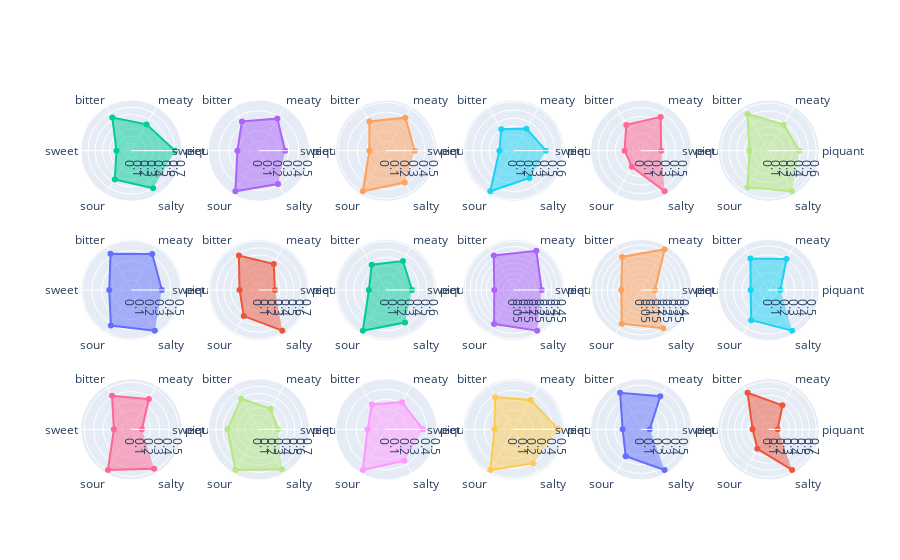

Notebook code for this chart:
### Code cell
# initial work on cuisines/flavors, partition by continent/country?
specs_list = []
for i in range (0,3):
    specs_list.append([])
    for j in range(0,6):
        specs_list[i].append({"type":"polar"})
fig1 = make_subplots(rows=3,cols=6,specs=specs_list)
cus_idx=0
for i in range(0,3):
    for j in range(0,6):
        fig1.append_trace(go.Scatterpolar(
            r=cuisine_flavor.loc[CUISINES[cus_idx]],
            theta=FLAVORS,
            fill='toself',
            name=CUISINES[cus_idx]
        ),row=(i+1)%3+1,col=j+1)
        print(CUISINES[cus_idx], end=" ")
        cus_idx += 1
fig1.update_layout(
  polar=dict(
    radialaxis=dict(
      visible=True,
      range=[0, 0.7]
    )),
  showlegend=False
)
fig1.show()

### Figure 1 — Plotly figure (JSON) as saved in the notebook; plotly's stock layout.template omitted (floating-point values rounded to 4 significant figures)
{"data": [{"fill": "toself", "name": "American", "r": [0.3086, 0.4216, 0.4225, 0.224, 0.4157, 0.475, 37.79], "subplot": "polar7", "theta": ["piquant", "meaty", "bitter", "sweet", "sour", "salty"], "type": "scatterpolar"}, {"fill": "toself", "name": "Chinese", "r": [0.228, 0.4272, 0.5688, 0.2748, 0.4294, 0.6686, 43.28], "subplot": "polar8", "theta": ["piquant", "meaty", "bitter", "sweet", "sour", "salty"], "type": "scatterpolar"}, {"fill": "toself", "name": "Cuban", "r": [0.3156, 0.4114, 0.358, 0.2132, 0.576, 0.4598, 38.9], "subplot": "polar9", "theta": ["piquant", "meaty", "bitter", "sweet", "sour", "salty"], "type": "scatterpolar"}, {"fill": "toself", "name": "English", "r": [0.2569, 0.4161, 0.3664, 0.1791, 0.3616, 0.4316, 33.53], "subplot": "polar10", "theta": ["piquant", "meaty", "bitter", "sweet", "sour", "salty"], "type": "scatterpolar"}, {"fill": "toself", "name": "French", "r": [0.1222, 0.4156, 0.338, 0.1763, 0.3441, 0.3921, 29.81], "subplot": "polar11", "theta": ["piquant", "meaty", "bitter", "sweet", "sour", "salty"], "type": "scatterpolar"}, {"fill": "toself", "name": "German", "r": [0.1331, 0.4059, 0.412, 0.2034, 0.3949, 0.5312, 34.68], "subplot": "polar12", "theta": ["piquant", "meaty", "bitter", "sweet", "sour", "salty"], "type": "scatterpolar"}, {"fill": "toself", "name": "Greek", "r": [0.1116, 0.3695, 0.4091, 0.1856, 0.4964, 0.4809, 34.22], "subplot": "polar13", "theta": ["piquant", "meaty", "bitter", "sweet", "sour", "salty"], "type": "scatterpolar"}, {"fill": "toself", "name": "Hawaiian", "r": [0.2674, 0.329, 0.4903, 0.435, 0.6529, 0.6401, 46.91], "subplot": "polar14", "theta": ["piquant", "meaty", "bitter", "sweet", "sour", "salty"], "type": "scatterpolar"}, {"fill": "toself", "name": "Hungarian", "r": [0.3641, 0.3117, 0.2855, 0.186, 0.4659, 0.3612, 32.91], "subplot": "polar15", "theta": ["piquant", "meaty", "bitter", "sweet", "sour", "salty"], "type": "scatterpolar"}, {"fill": "toself", "name": "Indian", "r": [0.458, 0.3465, 0.3796, 0.197, 0.48, 0.3996, 37.68], "subplot": "polar16", "theta": ["piquant", "meaty", "bitter", "sweet", "sour", "salty"], "type": "scatterpolar"}, {"fill": "toself", "name": "Italian", "r": [0.09693, 0.4318, 0.4765, 0.209, 0.3499, 0.5299, 34.9], "subplot": "polar17", "theta": ["piquant", "meaty", "bitter", "sweet", "sour", "salty"], "type": "scatterpolar"}, {"fill": "toself", "name": "Japanese", "r": [0.1327, 0.4062, 0.6172, 0.2344, 0.3294, 0.6876, 40.12], "subplot": "polar18", "theta": ["piquant", "meaty", "bitter", "sweet", "sour", "salty"], "type": "scatterpolar"}, {"fill": "toself", "name": "Mexican", "r": [0.6017, 0.4194, 0.528, 0.2059, 0.4586, 0.6002, 46.9], "subplot": "polar", "theta": ["piquant", "meaty", "bitter", "sweet", "sour", "salty"], "type": "scatterpolar"}, {"fill": "toself", "name": "Moroccan", "r": [0.2637, 0.3717, 0.3388, 0.2147, 0.4707, 0.3862, 34.1], "subplot": "polar2", "theta": ["piquant", "meaty", "bitter", "sweet", "sour", "salty"], "type": "scatterpolar"}, {"fill": "toself", "name": "Portuguese", "r": [0.2944, 0.3949, 0.3489, 0.1752, 0.486, 0.3816, 34.68], "subplot": "polar3", "theta": ["piquant", "meaty", "bitter", "sweet", "sour", "salty"], "type": "scatterpolar"}, {"fill": "toself", "name": "Spanish", "r": [0.3941, 0.3122, 0.3046, 0.1763, 0.5756, 0.3878, 35.85], "subplot": "polar4", "theta": ["piquant", "meaty", "bitter", "sweet", "sour", "salty"], "type": "scatterpolar"}, {"fill": "toself", "name": "Swedish", "r": [0.2327, 0.4535, 0.346, 0.193, 0.2172, 0.5455, 33.13], "subplot": "polar5", "theta": ["piquant", "meaty", "bitter", "sweet", "sour", "salty"], "type": "scatterpolar"}, {"fill": "toself", "name": "Thai", "r": [0.3869, 0.3774, 0.5333, 0.241, 0.5321, 0.5896, 44.34], "subplot": "polar6", "theta": ["piquant", "meaty", "bitter", "sweet", "sour", "salty"], "type": "scatterpolar"}], "layout": {"polar": {"domain": {"x": [0, 0.1389], "y": [0.7333, 1]}, "radialaxis": {"range": [0, 0.7], "visible": true}}, "polar10": {"domain": {"x": [0.5167, 0.6556], "y": [0.3667, 0.6333]}}, "polar11": {"domain": {"x": [0.6889, 0.8278], "y": [0.3667, 0.6333]}}, "polar12": {"domain": {"x": [0.8611, 1], "y": [0.3667, 0.6333]}}, "polar13": {"domain": {"x": [0, 0.1389], "y": [0, 0.2667]}}, "polar14": {"domain": {"x": [0.1722, 0.3111], "y": [0, 0.2667]}}, "polar15": {"domain": {"x": [0.3444, 0.4833], "y": [0, 0.2667]}}, "polar16": {"domain": {"x": [0.5167, 0.6556], "y": [0, 0.2667]}}, "polar17": {"domain": {"x": [0.6889, 0.8278], "y": [0, 0.2667]}}, "polar18": {"domain": {"x": [0.8611, 1], "y": [0, 0.2667]}}, "polar2": {"domain": {"x": [0.1722, 0.3111], "y": [0.7333, 1]}}, "polar3": {"domain": {"x": [0.3444, 0.4833], "y": [0.7333, 1]}}, "polar4": {"domain": {"x": [0.5167, 0.6556], "y": [0.7333, 1]}}, "polar5": {"domain": {"x": [0.6889, 0.8278], "y": [0.7333, 1]}}, "polar6": {"domain": {"x": [0.8611, 1], "y": [0.7333, 1]}}, "polar7": {"domain": {"x": [0, 0.1389], "y": [0.3667, 0.6333]}}, "polar8": {"domain": {"x": [0.1722, 0.3111], "y": [0.3667, 0.6333]}}, "polar9": {"domain": {"x": [0.3444, 0.4833], "y": [0.3667, 0.6333]}}, "showlegend": false}}
